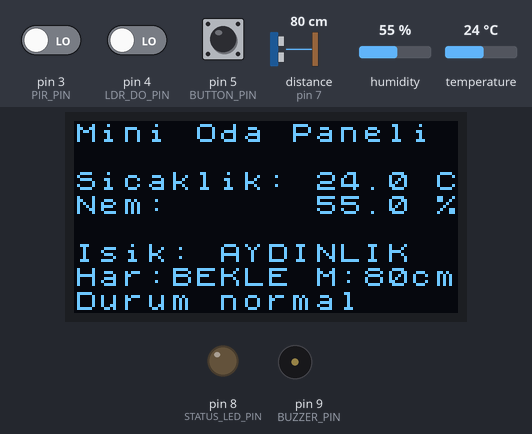
The program below on a simulated Arduino Uno, built with avr-gcc and run on an emulated ATmega328P. Parts: 128×64 one-colour display, output pins drawn as LEDs (lit = HIGH), buzzer (waves = sounding). Wiring (inferred from the names in the program): ultrasonic range finder: trigger pin 6; echo pin 7. The test bench sets the inputs (shaded band); at power-on: temperature 24 °C, pin 4 (LDR_DO_PIN) LOW, pin 5 (BUTTON_PIN) HIGH, pin 3 (PIR_PIN) LOW, distance to the obstacle (sensor on pin 7) 80 cm, humidity 55 %. The echo pulse lasts 58.3 µs per cm; pins used as bus, display or sensor lines are not drawn; what the program prints to the serial monitor is not drawn.

Above: at 4.5 s.
4.6 s: temperature set to 12 °C
At 10.3 s:
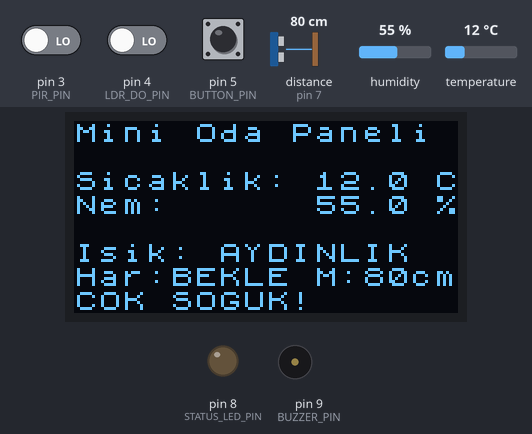
10.9 s: pin 4 (LDR_DO_PIN) driven HIGH
At 13.0 s:
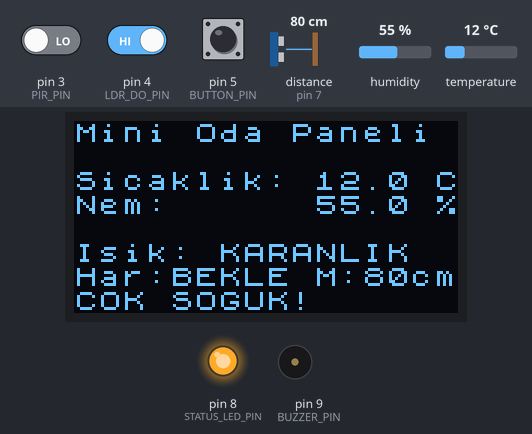
14.8 s: pin 5 (BUTTON_PIN) pulled LOW for 3.2 s
At 17.0 s:
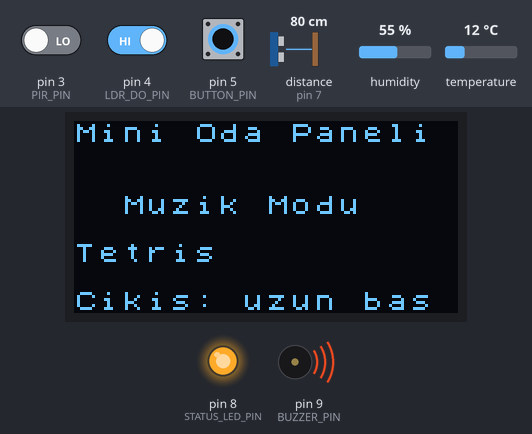
19.5 s: pin 5 (BUTTON_PIN) pulled LOW for 0.15 s
At 20.1 s:
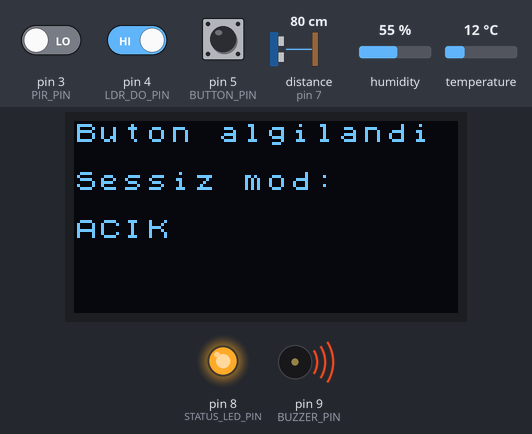
20.2 s: pin 5 (BUTTON_PIN) pulled LOW for 1 s
At 21.7 s:
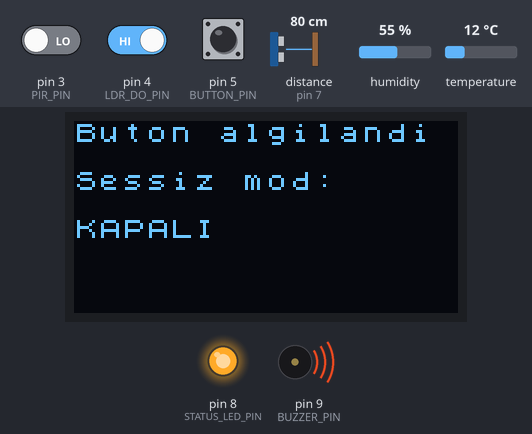
21.8 s: pin 5 (BUTTON_PIN) pulled LOW for 3.2 s
At 31.8 s:
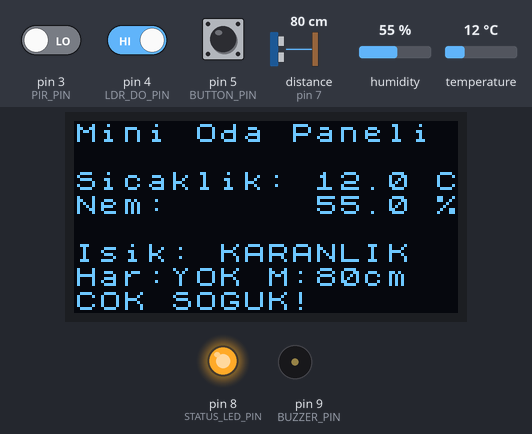
Timing chart, 0 to 33.3 s (numbered marks = the images above; inputs shaded):
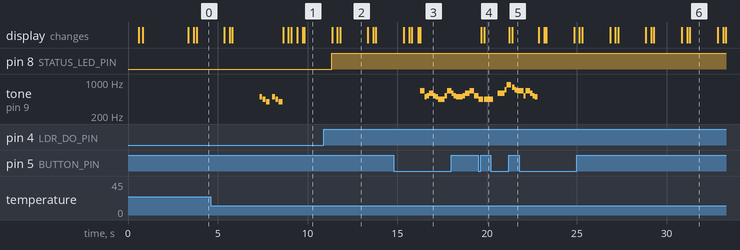

Measured:
- after the input at 4.6 s, tone on pin 9 (BUZZER_PIN): plays 494 Hz for 0.15 s, 440 Hz for 0.15 s, 392 Hz for 0.20 s, 494 Hz for 0.15 s, 440 Hz for 0.15 s, 392 Hz for 0.20 s, starting after 2.7 s
- after the input at 10.9 s, pin 8 (STATUS_LED_PIN): LOW → HIGH after 0.43 s; the display: first differs from a run without the input after 0.76 s (image 2 shows a later state)
- after the input at 14.8 s, tone on pin 9 (BUZZER_PIN): plays 659 Hz for 0.25 s, 494 Hz for 0.13 s, 523 Hz for 0.13 s, 587 Hz for 0.25 s, 523 Hz for 0.13 s, 494 Hz for 0.13 s … (16 notes in this stretch), starting after 1.5 s; the display: first differs from a run without the input after 1.4 s (image 3 shows a later state)
- after the input at 19.5 s, the display: first changes after 0.18 s (image 4 shows a later state)
- after the input at 20.2 s, the display: first changes after 1.0 s (image 5 shows a later state)
- after the input at 21.8 s, the display: first changes after 1.1 s (image 6 shows a later state)
- what the display in image 2 shows lasts 1.6 s, from 11.8 s to 13.4 s

The program:

main.cpp
```cpp
#include <Arduino.h>
#include <Wire.h>
#include <DHT.h>
#include <U8x8lib.h>

namespace {
constexpr uint8_t DHT_PIN = 2;
constexpr uint8_t DHT_TYPE = DHT22;
constexpr uint8_t PIR_PIN = 3;
constexpr uint8_t LDR_DO_PIN = 4;
constexpr uint8_t BUTTON_PIN = 5;
constexpr uint8_t HC_SR04_TRIG_PIN = 6;
constexpr uint8_t HC_SR04_ECHO_PIN = 7;
constexpr uint8_t STATUS_LED_PIN = 8;
constexpr uint8_t BUZZER_PIN = 9;

constexpr unsigned long SENSOR_INTERVAL_MS = 2000;
constexpr unsigned long PIR_WARMUP_MS = 30000;
constexpr unsigned long MOTION_BUZZER_INTERVAL_MS = 6000;
constexpr unsigned long LONG_PRESS_MS = 1000;
constexpr int NEAR_DISTANCE_CM = 30;
constexpr float TEMP_HIGH_C = 28.0;
constexpr float TEMP_LOW_C = 18.0;

enum TempZone : uint8_t { TEMP_NORMAL, TEMP_HOT, TEMP_COLD };
enum ButtonState : uint8_t { BTN_IDLE, BTN_DEBOUNCING, BTN_PRESSED };

DHT dht(DHT_PIN, DHT_TYPE);
U8X8_SH1106_128X64_NONAME_HW_I2C display(U8X8_PIN_NONE);

unsigned long startedAt = 0;
unsigned long lastReadAt = 0;
unsigned long lastBuzzerAt = 0;
unsigned long pressStartAt = 0;

bool silentMode = false;
bool musicMode = false;
bool longPressHandled = false;
ButtonState btnState = BTN_IDLE;
TempZone lastTempZone = TEMP_NORMAL;

// Sensör son değerleri — buzzer her loop'ta bunları kullanır
int lastDistanceCm = -1;
bool lastNearObject = false;
bool lastMotion = false;
bool lastIsDark = false;
TempZone lastTempZoneForBuzzer = TEMP_NORMAL;

// ── Tetris (Korobeiniki) ──────────────────────────────────────
static const uint16_t TETRIS_FREQS[] PROGMEM = {
  659,494,523,587,523,494,  440,440,523,659,587,523,
  494,523,587,659,          523,440,440,0,
  587,698,880,784,698,      659,523,659,587,523,
  494,494,523,587,659,      523,440,440
};
static const uint16_t TETRIS_DURS[] PROGMEM = {
  250,125,125,250,125,125,  250,125,125,250,125,125,
  375,125,250,250,          250,250,500,250,
  375,125,250,125,125,      375,125,250,125,125,
  250,125,125,250,250,      250,250,500
};
constexpr uint8_t TETRIS_LEN = 38;

// ── Super Mario Bros ──────────────────────────────────────────
static const uint16_t MARIO_FREQS[] PROGMEM = {
  659,659,0,659,0,523,659,
  784,0,392,0,
  523,0,392,0,330,0,
  440,0,494,0,466,440,
  392,659,784,880,698,784,
  0,659,523,587,494,0
};
static const uint16_t MARIO_DURS[] PROGMEM = {
  125,125,125,125,125,125,250,
  250,250,250,500,
  375,125,250,250,375,125,
  250,125,250,125,125,250,
  167,167,167,250,125,125,
  125,250,125,125,375,125
};
constexpr uint8_t MARIO_LEN = 35;

// ── Harry Potter (Hedwig's Theme) ─────────────────────────────
static const uint16_t HP_FREQS[] PROGMEM = {
  494,659,784,740,659,
  988,880,
  740,
  659,784,740,622,
  659,
  494,659,784,740,659,
  988,1175,1047,
  988
};
static const uint16_t HP_DURS[] PROGMEM = {
  300,450,150,300,600,
  300,900,
  900,
  450,150,300,600,
  900,
  300,450,150,300,600,
  300,300,900,
  900
};
constexpr uint8_t HP_LEN = 22;

// ── Star Wars — Imperial March ────────────────────────────────
static const uint16_t SW_FREQS[] PROGMEM = {
  392,392,392,311,466,392,311,466,392,
  587,587,587,622,466,370,311,466,392
};
static const uint16_t SW_DURS[] PROGMEM = {
  400,400,400,300,100,400,300,100,800,
  400,400,400,300,100,400,300,100,800
};
constexpr uint8_t SW_LEN = 18;

// ── Pirates of the Caribbean ──────────────────────────────────
static const uint16_t PIRATES_FREQS[] PROGMEM = {
  294,330,349,392,440,466,440,392,349,330,294,
  330,349,392,440,587,440,392,440,294,0
};
static const uint16_t PIRATES_DURS[] PROGMEM = {
  200,150,150,200,150,150,200,150,150,200,400,
  150,150,200,300,300,150,150,300,400,300
};
constexpr uint8_t PIRATES_LEN = 21;

// ── Ghostbusters ──────────────────────────────────────────────
static const uint16_t GB_FREQS[] PROGMEM = {
  330,392,440,0,330,392,466,440,0,
  330,392,440,523,440,392,330,
  330,392,440,0,330,392,466,440,0,
  349,330,294,0
};
static const uint16_t GB_DURS[] PROGMEM = {
  200,200,200,100,200,200,200,400,200,
  150,150,150,300,150,150,300,
  200,200,200,100,200,200,200,400,200,
  200,200,400,400
};
constexpr uint8_t GB_LEN = 29;

// ── Nokia Ringtone ────────────────────────────────────────────
static const uint16_t NOKIA_FREQS[] PROGMEM = {
  659,587,370,415,554,494,294,330,
  494,440,277,330,440
};
static const uint16_t NOKIA_DURS[] PROGMEM = {
  125,125,250,250,125,125,250,250,
  125,125,250,250,500
};
constexpr uint8_t NOKIA_LEN = 13;

// ── DOOM (E1M1 — At Doom's Gate) ─────────────────────────────
static const uint16_t DOOM_FREQS[] PROGMEM = {
  330,330,659,330,294,330,262,330,247,0,233,0,247,0,
  330,330,659,330,294,330,262,247,0,
  330,330,659,330,294,330,262,330,247,0,233,0,247,0,
  392,0,392,0,349,0,392,0,330,0,311,0,330,0
};
static const uint16_t DOOM_DURS[] PROGMEM = {
  100,100,100,100,100,100,100,100,100,100,100,100,100,300,
  100,100,100,100,100,100,100,100,300,
  100,100,100,100,100,100,100,100,100,100,100,100,100,300,
  200,100,200,100,200,100,200,100,200,100,200,100,200,200
};
constexpr uint8_t DOOM_LEN = 51;

// ── Mortal Kombat ─────────────────────────────────────────────
static const uint16_t MK_FREQS[] PROGMEM = {
  466,466,466,466,466,466,0,
  370,415,466,0,370,415,466,0,
  466,523,466,370,0,349,370,466,0,415,466,
  466,466,466,466,466,466,0,
  370,415,466,0,370,415,466,0,
  523,466,415,370,415,466,523
};
static const uint16_t MK_DURS[] PROGMEM = {
  100,100,100,100,100,100,100,
  200,200,400,200,200,200,400,200,
  150,150,150,150,100,100,150,300,100,200,400,
  100,100,100,100,100,100,100,
  200,200,400,200,200,200,400,200,
  200,200,200,200,200,200,400
};
constexpr uint8_t MK_LEN = 48;

bool isPirReady() {
  return millis() - startedAt >= PIR_WARMUP_MS;
}

// Sol→La→Si, Sol→La→Si (yükselen — sıcak alarm)
void playHighTempAlarm() {
  tone(BUZZER_PIN, 392, 150); delay(180);
  tone(BUZZER_PIN, 440, 150); delay(180);
  tone(BUZZER_PIN, 494, 200); delay(350);
  tone(BUZZER_PIN, 392, 150); delay(180);
  tone(BUZZER_PIN, 440, 150); delay(180);
  tone(BUZZER_PIN, 494, 200); delay(200);
}

// Si→La→Sol, Si→La→Sol (inen — soğuk alarm)
void playLowTempAlarm() {
  tone(BUZZER_PIN, 494, 150); delay(180);
  tone(BUZZER_PIN, 440, 150); delay(180);
  tone(BUZZER_PIN, 392, 200); delay(350);
  tone(BUZZER_PIN, 494, 150); delay(180);
  tone(BUZZER_PIN, 440, 150); delay(180);
  tone(BUZZER_PIN, 392, 200); delay(200);
}

// Mesafe bölgesine göre buzzer aralığı
unsigned long distanceBuzzerInterval(int distanceCm) {
  if (distanceCm > 0 && distanceCm <= 10) return 25;
  if (distanceCm > 10 && distanceCm <= 20) return 100;
  if (distanceCm > 20 && distanceCm <= NEAR_DISTANCE_CM) return 250;
  return 0;
}

// Mesafe bölgesine göre bip sesi
void beepForDistance(int distanceCm) {
  if (distanceCm <= 10) {
    tone(BUZZER_PIN, 1800, 40);
  } else if (distanceCm <= 20) {
    tone(BUZZER_PIN, 1400, 80);
  } else {
    tone(BUZZER_PIN, 1000, 120);
  }
}

void drawSilentModeFeedback() {
  display.clear();
  display.setCursor(0, 0);
  display.print(F("Buton algilandi"));
  display.setCursor(0, 2);
  display.print(F("Sessiz mod:"));
  display.setCursor(0, 4);
  display.print(silentMode ? F("ACIK") : F("KAPALI"));
}

void drawMusicModeScreen() {
  display.clear();
  display.setCursor(0, 0);
  display.print(F("Mini Oda Paneli"));
  display.setCursor(0, 3);
  display.print(F("  Muzik Modu"));
  display.setCursor(0, 7);
  display.print(F("Cikis: uzun bas"));
}

void drawNowPlaying(const __FlashStringHelper* name) {
  display.setCursor(0, 5);
  display.print(F("                "));
  display.setCursor(0, 5);
  display.print(name);
}

void drawBootScreen() {
  display.clear();
  display.setCursor(0, 0);
  display.print(F("Mini Oda Paneli"));
  display.setCursor(0, 2);
  display.print(F("V2 basliyor..."));
  display.setCursor(0, 4);
  display.print(F("PIR isinma 30s"));
}

int readDistanceCm() {
  digitalWrite(HC_SR04_TRIG_PIN, LOW);
  delayMicroseconds(2);
  digitalWrite(HC_SR04_TRIG_PIN, HIGH);
  delayMicroseconds(10);
  digitalWrite(HC_SR04_TRIG_PIN, LOW);

  const unsigned long duration = pulseIn(HC_SR04_ECHO_PIN, HIGH, 25000);
  if (duration == 0) return -1;
  return static_cast<int>(duration / 58);
}

void updateButton() {
  const unsigned long now = millis();
  const bool raw = digitalRead(BUTTON_PIN) == LOW;

  switch (btnState) {
    case BTN_IDLE:
      if (raw) {
        btnState = BTN_DEBOUNCING;
        pressStartAt = now;
        longPressHandled = false;
      }
      break;

    case BTN_DEBOUNCING:
      if (!raw) {
        // Bounce — yoksay
        btnState = BTN_IDLE;
      } else if (now - pressStartAt >= 50) {
        // 50ms boyunca LOW kaldı — gerçek basış onaylandı
        btnState = BTN_PRESSED;
      }
      break;

    case BTN_PRESSED:
      if (!raw) {
        // Bırakıldı
        btnState = BTN_IDLE;
        if (!longPressHandled) {
          // Kısa basış — sessiz modu değiştir
          silentMode = !silentMode;
          Serial.print(F("Sessiz mod: "));
          Serial.println(silentMode ? F("ACIK") : F("KAPALI"));
          drawSilentModeFeedback();
          lastReadAt = 0;
        }
      } else if (!longPressHandled && now - pressStartAt >= LONG_PRESS_MS) {
        // Uzun basış — müzik modunu değiştir
        longPressHandled = true;
        musicMode = !musicMode;
        if (musicMode) {
          Serial.println(F("Muzik modu: ACIK"));
          drawMusicModeScreen();
        } else {
          Serial.println(F("Muzik modu: KAPALI"));
          noTone(BUZZER_PIN);
          lastReadAt = 0;
        }
      }
      break;
  }
}

// Gecikme sırasında butonu kontrol eder — müzik modu çıkışına izin verir
void delayWithButtonCheck(unsigned long ms) {
  const unsigned long end = millis() + ms;
  while (millis() < end) {
    updateButton();
    if (!musicMode) return;
    delay(5);
  }
}

void playMelody(const uint16_t* freqs, const uint16_t* durs, uint8_t len) {
  for (uint8_t i = 0; i < len; i++) {
    if (!musicMode) { noTone(BUZZER_PIN); return; }
    const uint16_t freq = pgm_read_word(&freqs[i]);
    const uint16_t dur  = pgm_read_word(&durs[i]);
    if (freq > 0) {
      tone(BUZZER_PIN, freq, dur);
    } else {
      noTone(BUZZER_PIN);
    }
    delayWithButtonCheck(dur);
  }
}

void drawPanel(float temperatureC, float humidity, bool dhtOk, bool isDark,
               bool pirReady, bool motion, int distanceCm, bool nearObject,
               TempZone tempZone) {
  char tempText[12];
  char humidityText[12];

  if (dhtOk) {
    dtostrf(temperatureC, 4, 1, tempText);
    dtostrf(humidity, 4, 1, humidityText);
  } else {
    strcpy(tempText, "hata");
    strcpy(humidityText, "hata");
  }

  display.clear();
  display.setCursor(0, 0);
  display.print(F("Mini Oda Paneli"));

  display.setCursor(0, 2);
  display.print(F("Sicaklik: "));
  display.print(tempText);
  if (dhtOk) display.print(F(" C"));

  display.setCursor(0, 3);
  display.print(F("Nem:      "));
  display.print(humidityText);
  if (dhtOk) display.print(F(" %"));

  display.setCursor(0, 5);
  display.print(F("Isik: "));
  display.print(isDark ? F("KARANLIK") : F("AYDINLIK"));

  display.setCursor(0, 6);
  display.print(F("Har:"));
  if (!pirReady) {
    display.print(F("BEKLE"));
  } else {
    display.print(motion ? F("VAR") : F("YOK"));
  }
  display.print(F(" M:"));
  if (distanceCm < 0) {
    display.print(F("--"));
  } else {
    display.print(distanceCm);
    display.print(F("cm"));
  }

  display.setCursor(0, 7);
  if (silentMode) {
    display.print(F("Sessiz mod"));
  } else if (tempZone == TEMP_HOT) {
    display.print(F("COK SICAK!"));
  } else if (tempZone == TEMP_COLD) {
    display.print(F("COK SOGUK!"));
  } else if (isDark) {
    display.print(F("LED aktif"));
  } else if (nearObject) {
    display.print(F("Yakin nesne!"));
  } else if (motion) {
    display.print(F("Hareket var!"));
  } else {
    display.print(F("Durum normal"));
  }
}

void printSerialStatus(float temperatureC, float humidity, bool dhtOk, bool isDark,
                       bool pirReady, bool motion, int distanceCm, bool nearObject,
                       TempZone tempZone) {
  Serial.print(F("Sicaklik: "));
  if (dhtOk) {
    Serial.print(temperatureC, 1);
    Serial.print(F(" C | Nem: "));
    Serial.print(humidity, 1);
    Serial.print(F(" %"));
  } else {
    Serial.print(F("DHT hata"));
  }
  Serial.print(F(" | Isik: "));
  Serial.print(isDark ? F("karanlik") : F("aydinlik"));
  Serial.print(F(" | Hareket: "));
  if (!pirReady) {
    Serial.print(F("isiniyor"));
  } else {
    Serial.print(motion ? F("var") : F("yok"));
  }
  Serial.print(F(" | Mesafe: "));
  if (distanceCm < 0) {
    Serial.print(F("yok"));
  } else {
    Serial.print(distanceCm);
    Serial.print(F(" cm"));
  }
  Serial.print(F(" | Yakin: "));
  Serial.print(nearObject ? F("evet") : F("hayir"));
  Serial.print(F(" | Sicaklik alarm: "));
  if (tempZone == TEMP_HOT) Serial.print(F("COK SICAK"));
  else if (tempZone == TEMP_COLD) Serial.print(F("COK SOGUK"));
  else Serial.print(F("normal"));
  Serial.print(F(" | Sessiz: "));
  Serial.println(silentMode ? F("acik") : F("kapali"));
}
}  // namespace

void setup() {
  startedAt = millis();

  pinMode(PIR_PIN, INPUT);
  pinMode(LDR_DO_PIN, INPUT);
  pinMode(BUTTON_PIN, INPUT_PULLUP);
  pinMode(HC_SR04_TRIG_PIN, OUTPUT);
  pinMode(HC_SR04_ECHO_PIN, INPUT);
  pinMode(STATUS_LED_PIN, OUTPUT);
  pinMode(BUZZER_PIN, OUTPUT);

  digitalWrite(HC_SR04_TRIG_PIN, LOW);
  digitalWrite(STATUS_LED_PIN, LOW);
  noTone(BUZZER_PIN);

  Serial.begin(9600);
  delay(500);
  Serial.println(F("Mini Akilli Oda Kontrol Paneli V2"));
  Serial.println(F("DHT22 D2 | PIR D3 | LDR D4 | Button D5 | HC-SR04 D6/D7 | LED D8 | Buzzer D9"));

  dht.begin();

  display.begin();
  display.setFont(u8x8_font_chroma48medium8_r);
  drawBootScreen();
  delay(2500);
}

void loop() {
  updateButton();

  // Müzik modu — sensörler durur, sadece buzzer + LED çalışır
  if (musicMode) {
    digitalWrite(STATUS_LED_PIN, HIGH);

    drawNowPlaying(F("Tetris"));
    playMelody(TETRIS_FREQS, TETRIS_DURS, TETRIS_LEN);
    if (!musicMode) return;

    drawNowPlaying(F("Mario"));
    playMelody(MARIO_FREQS, MARIO_DURS, MARIO_LEN);
    if (!musicMode) return;

    drawNowPlaying(F("Harry Potter"));
    playMelody(HP_FREQS, HP_DURS, HP_LEN);
    if (!musicMode) return;

    drawNowPlaying(F("Star Wars"));
    playMelody(SW_FREQS, SW_DURS, SW_LEN);
    if (!musicMode) return;

    drawNowPlaying(F("Pirates"));
    playMelody(PIRATES_FREQS, PIRATES_DURS, PIRATES_LEN);
    if (!musicMode) return;

    drawNowPlaying(F("Ghostbusters"));
    playMelody(GB_FREQS, GB_DURS, GB_LEN);
    if (!musicMode) return;

    drawNowPlaying(F("Nokia"));
    playMelody(NOKIA_FREQS, NOKIA_DURS, NOKIA_LEN);
    if (!musicMode) return;

    drawNowPlaying(F("DOOM"));
    playMelody(DOOM_FREQS, DOOM_DURS, DOOM_LEN);
    if (!musicMode) return;

    drawNowPlaying(F("Mortal Kombat"));
    playMelody(MK_FREQS, MK_DURS, MK_LEN);
    return;
  }

  const unsigned long now = millis();

  // Buzzer her loop'ta kontrol edilir — sensör aralığına bağlı değil
  if (!silentMode) {
    const unsigned long interval = distanceBuzzerInterval(lastDistanceCm);
    if (interval > 0 && now - lastBuzzerAt >= interval) {
      beepForDistance(lastDistanceCm);
      lastBuzzerAt = now;
    } else if (interval == 0 && lastMotion && now - lastBuzzerAt >= MOTION_BUZZER_INTERVAL_MS) {
      tone(BUZZER_PIN, 1200, 35);
      lastBuzzerAt = now;
    }
  }

  // Sensör okuması 2 saniyede bir
  if (now - lastReadAt < SENSOR_INTERVAL_MS && lastReadAt != 0) return;
  lastReadAt = now;

  const float humidity = dht.readHumidity();
  const float temperatureC = dht.readTemperature();
  const bool dhtOk = !isnan(humidity) && !isnan(temperatureC);
  const bool isDark = digitalRead(LDR_DO_PIN) == HIGH;
  const bool pirReady = isPirReady();
  const bool motion = pirReady && digitalRead(PIR_PIN) == HIGH;
  const int distanceCm = readDistanceCm();
  const bool nearObject = distanceCm > 0 && distanceCm <= NEAR_DISTANCE_CM;

  // Kalıcı değerleri güncelle
  lastDistanceCm = distanceCm;
  lastNearObject = nearObject;
  lastMotion = motion;
  lastIsDark = isDark;

  // Sıcaklık alarmı — zone değişince melodi çal
  TempZone tempZone = TEMP_NORMAL;
  if (dhtOk) {
    if (temperatureC > TEMP_HIGH_C) tempZone = TEMP_HOT;
    else if (temperatureC < TEMP_LOW_C) tempZone = TEMP_COLD;

    if (tempZone != lastTempZone) {
      lastTempZone = tempZone;
      lastTempZoneForBuzzer = tempZone;
      if (!silentMode) {
        if (tempZone == TEMP_HOT) playHighTempAlarm();
        else if (tempZone == TEMP_COLD) playLowTempAlarm();
      }
    }
  }

  // LED
  digitalWrite(STATUS_LED_PIN, (isDark || nearObject) ? HIGH : LOW);

  drawPanel(temperatureC, humidity, dhtOk, isDark, pirReady, motion, distanceCm, nearObject, tempZone);
  printSerialStatus(temperatureC, humidity, dhtOk, isDark, pirReady, motion, distanceCm, nearObject, tempZone);
}
```
